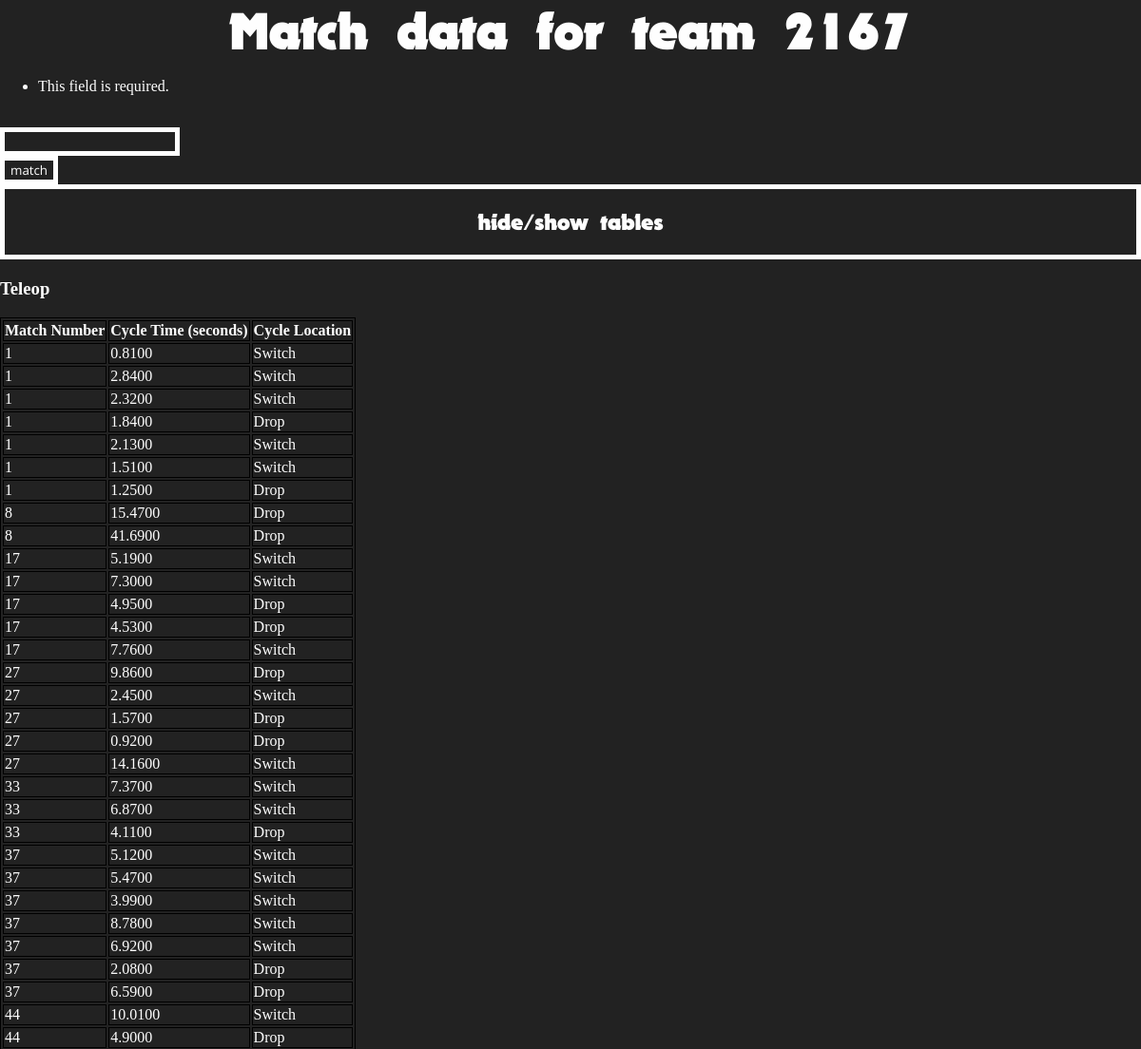
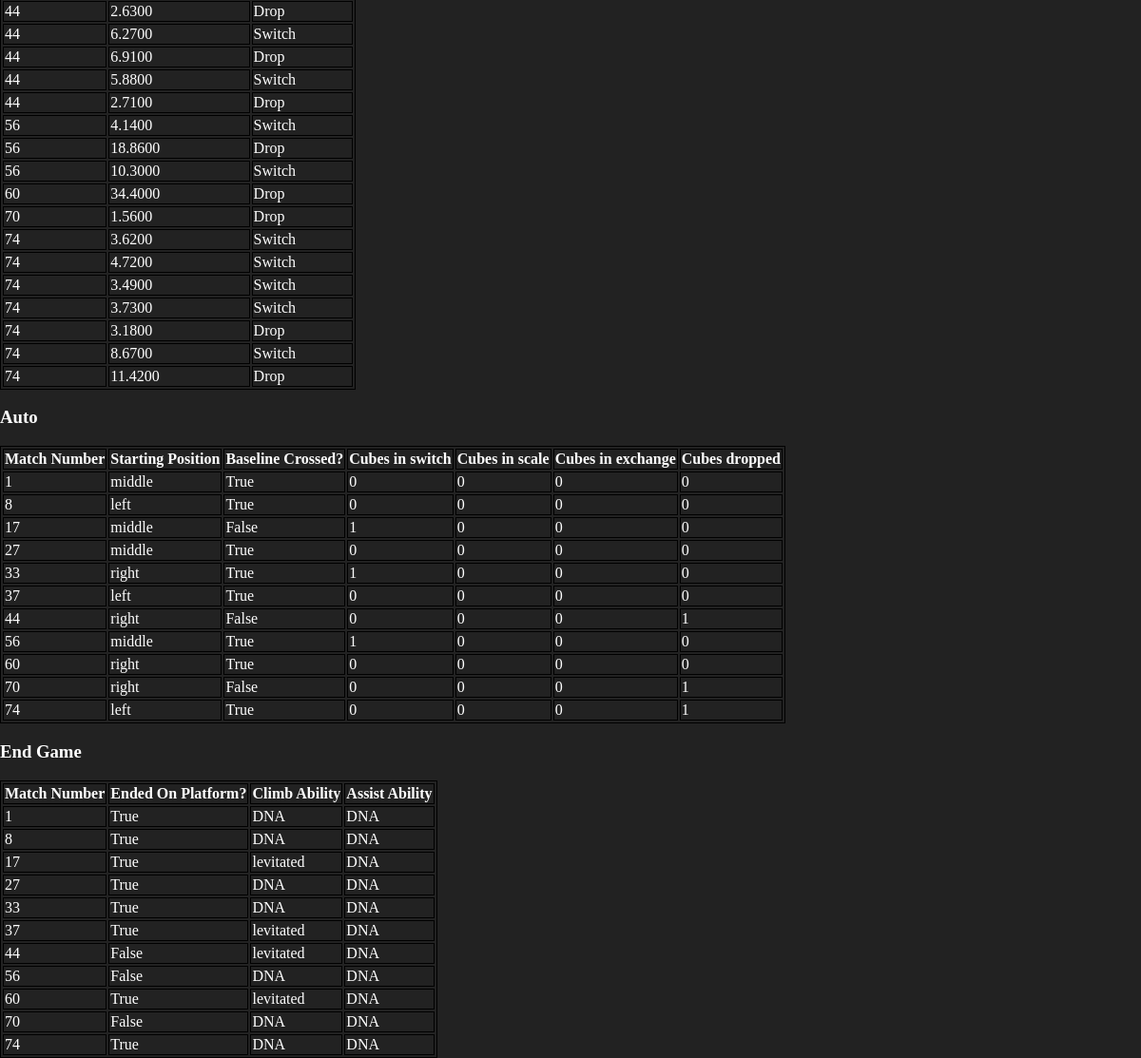
Screenshot of /scout/team/2167/ (signed in) with the database file from the repository (2 pictures, top to bottom).
### scoutapp2018/models.py (models this page shows, shortened)
class CycleTime(models.Model):
    time = models.DecimalField(max_digits=10, decimal_places=4)
    team = models.PositiveIntegerField()
    match = models.PositiveIntegerField()
    location = models.CharField(max_length = 35, default = 'none')

class Auto(models.Model):
    match = models.IntegerField()
    team = models.IntegerField()
    baseline_crossed = models.BooleanField(default = False)
    starting_position = models.CharField(max_length=10000, choices=AUTO_START_CHOICES)
    cubes_in_switch = models.IntegerField()
    cubes_in_scale = models.IntegerField()
    cubes_in_vault = models.IntegerField()
    cubes_dropped = models.IntegerField()

class EndGame(models.Model):
    match = models.IntegerField()
    team = models.IntegerField()
    on_platform = models.BooleanField()
    climb_success = models.CharField(max_length=1000, choices=CLIMB_SUCCESS)
    assist = models.CharField(max_length=1000, choices=ASSIST)

### scoutapp2018/views.py (the view)
# urls.py: url(r'^team/(?P<team_number>[0-9999]+)/$', views.team, name='team'),
@login_required
def team(request, team_number):
    cycle_times = CycleTime.objects.filter(team=team_number)
    autos = Auto.objects.filter(team=team_number)
    end_games = EndGame.objects.filter(team=team_number)
    tele_cubes_in_switch = len(CycleTime.objects.filter(team=team_number).filter(location="Switch"))
    tele_cubes_in_scale = len(CycleTime.objects.filter(team=team_number).filter(location="Scale"))
    tele_cubes_dropped = len(CycleTime.objects.filter(team=team_number).filter(location="Drop"))
    tele_cubes_in_exchange = len(CycleTime.objects.filter(team=team_number).filter(location="Exchange"))
    tele_cubes_in_opp_switch = len(CycleTime.objects.filter(team=team_number).filter(location="Opp-Switch"))
    switch_cycles = CycleTime.objects.filter(team=team_number).filter(location="Switch")
    scale_cycles = CycleTime.objects.filter(team=team_number).filter(location="Scale")
    exchange_cycles = CycleTime.objects.filter(team=team_number).filter(location="Exchange")
    switch_times = []
    scale_times = []
    exchange_times = []
    for cycle in switch_cycles:
        switch_times.append(cycle.time)
    for cycle in scale_cycles:
        scale_times.append(cycle.time)
    for cycle in exchange_cycles:
        exchange_times.append(cycle.time)
    avg_switch_time = 0
    avg_scale_time = 0
    avg_exchange_time = 0
    if tele_cubes_in_switch != 0:
        avg_switch_time = sum(switch_times)/tele_cubes_in_switch
    if tele_cubes_in_scale != 0:
        avg_scale_time = sum(scale_times)/tele_cubes_in_scale
    if tele_cubes_in_exchange != 0:
        avg_exchange_time = sum(exchange_times)/tele_cubes_in_exchange
    if request.method == 'POST':
        form = TeamMatchView(request.POST)
        if form.is_valid():
            match = form.cleaned_data['match_number']
            cycle_times = CycleTime.objects.filter(team=team_number).filter(match=match)
            autos = Auto.objects.filter(team=team_number).filter(match=match)
            end_games = EndGame.objects.filter(team=team_number).filter(match=match)
            tele_cubes_in_switch = len(CycleTime.objects.filter(team=team_number).filter(location="Switch").filter(match=match))
            tele_cubes_in_scale = len(CycleTime.objects.filter(team=team_number).filter(location="Scale").filter(match=match))
            tele_cubes_dropped = len(CycleTime.objects.filter(team=team_number).filter(location="Drop").filter(match=match))
            tele_cubes_in_exchange = len(CycleTime.objects.filter(team=team_number).filter(location="Exchange").filter(match=match))
    else:
        form = TeamMatchView(request.POST)
    climb_count = len(EndGame.objects.filter(team=team_number).filter(climb_success=u"succsessful"))
    assisted_count = len(EndGame.objects.filter(team=team_number).filter(climb_success=u"carried by another team"))
    levitate_count = len(EndGame.objects.filter(team=team_number).filter(climb_success=u"levitated"))
    fall_count = len(EndGame.objects.filter(team=team_number).filter(climb_success=u"fell"))
    no_attempt_count = len(EndGame.objects.filter(team=team_number).filter(climb_success=u"DNA"))
    on_platform = len(EndGame.objects.filter(team=team_number).filter(on_platform=True))
    not_on_platform = len(EndGame.objects.filter(team=team_number).filter(on_platform=False))
    data_for_charts = [tele_cubes_in_switch, tele_cubes_in_scale, tele_cubes_dropped, tele_cubes_in_exchange, avg_switch_time,
                       avg_scale_time, avg_exchange_time, climb_count, assisted_count, levitate_count, fall_count, no_attempt_count,
                       on_platform, not_on_platform, tele_cubes_in_opp_switch]
    context = {'times': cycle_times, 'autos' : autos, 'end_games' : end_games, 'chart_data' : data_for_charts, "form" : form, "team" : team_number}
    return render(request, "scoutapp2018/team.html", context)

### scoutapp2018/forms.py
class TeamMatchView(forms.Form):
    match_number = forms.IntegerField()

### scoutapp2018/templates/scoutapp2018/team.html (shortened to what this page needs)
<!DOCTYPE html>
<html>
  {% load static %}
  <head>
    <link rel="stylesheet" type="text/css" href="../../static/scoutapp2018/style.css">
  </head>
  <body>
    <h1>Match data for team {{times.0.team}}</h1>
    <form action="/scout/team/{{team}}/" method="post">
      {% for field in form.visible_fields %}
              {{ field.errors }}
              {{ field.help_text }}<br />
              {{field }}<br />
      {% endfor %}
    <input type="submit" value="match" />
    <a id="table-toggle" href="#">hide/show tables</a>
    <div id = "ugly-tables">
      <h3>Teleop</h3>
      <table>
        <tr>
          <th>Match Number</th>
          <th>Cycle Time (seconds)</th>
          <th>Cycle Location</th>
        </tr>
        {% for cycle in times %}
          <tr>
            <td>{{cycle.match}}</td>
            <td>{{cycle.time}}</td>
            <td>{{cycle.location}}</td>
          </tr>
        {% endfor %}
      </table>
      <h3>Auto</h3>
      <table>
        <tr>
          <th>Match Number</th>
          <th>Starting Position</th>
          <th>Baseline Crossed?</th>
          <th>Cubes in switch</th>
          <th>Cubes in scale</th>
          <th>Cubes in exchange</th>
          <th>Cubes dropped</th>
        </tr>
        {% for auto in autos %}
          <tr>
            <td>{{auto.match}}</td>
            <td>{{auto.starting_position}}</td>
            <td>{{auto.baseline_crossed}}</td>
            <td>{{auto.cubes_in_switch}}</td>
            <td>{{auto.cubes_in_scale}}</td>
            <td>{{auto.cubes_in_vault}}</td>
            <td>{{auto.cubes_dropped}}</td>
          </tr>
        {% endfor %}
        </table>
        <h3>End Game</h3>
        <table>
          <tr>
            <th>Match Number</th>
            <th>Ended On Platform?</th>
            <th>Climb Ability</th>
            <th>Assist Ability</th>
          </tr>
          {% for end_game in end_games %}
            <tr>
              <td>{{end_game.match}}</td>
              <td>{{end_game.on_platform}}</td>
              <td>{{end_game.climb_success}}</td>
              <td>{{end_game.assist}}</td>
            </tr>
          {% endfor %}
        </table>
    </div>
  </body>
</html>

### scoutapp2018/static/scoutapp2018/style.css (style rules this page uses)
table, th, td { border: 1px solid black; }
h1 { font-family: Nougat; margin: 0; text-align: center; font-size: 3.5em; }
body { background-color: #222222; margin: 0; height: 100vh; width: 100vw; }
* { color: #fefefe; }
a { width: 100%; text-decoration: none; display: block; text-align: center; padding: 20px; box-sizing: border-box; font-family: Nougat; font-size: 1.5em; border: 5px #fefefe solid; margin-bottom: 20px; transition: .2s; }
input { background-color: #222222; font-family: Open Sans; border: 5px #fefefe solid; transition: .2s; }

### rows the page displays
CycleTime: team "2167"
Auto: match "1", starting_position "middle", baseline_crossed "True", cubes_in_switch "0", cubes_in_scale "0", cubes_in_vault "0", cubes_dropped "0"
Auto: match "8", starting_position "left", baseline_crossed "True", cubes_in_switch "0", cubes_in_scale "0", cubes_in_vault "0", cubes_dropped "0"
Auto: match "17", starting_position "middle", baseline_crossed "False", cubes_in_switch "1", cubes_in_scale "0", cubes_in_vault "0", cubes_dropped "0"
Auto: match "27", starting_position "middle", baseline_crossed "True", cubes_in_switch "0", cubes_in_scale "0", cubes_in_vault "0", cubes_dropped "0"
Auto: match "33", starting_position "right", baseline_crossed "True", cubes_in_switch "1", cubes_in_scale "0", cubes_in_vault "0", cubes_dropped "0"
Auto: match "37", starting_position "left", baseline_crossed "True", cubes_in_switch "0", cubes_in_scale "0", cubes_in_vault "0", cubes_dropped "0"
Auto: match "44", starting_position "right", baseline_crossed "False", cubes_in_switch "0", cubes_in_scale "0", cubes_in_vault "0", cubes_dropped "1"
Auto: match "56", starting_position "middle", baseline_crossed "True", cubes_in_switch "1", cubes_in_scale "0", cubes_in_vault "0", cubes_dropped "0"
Auto: match "60", starting_position "right", baseline_crossed "True", cubes_in_switch "0", cubes_in_scale "0", cubes_in_vault "0", cubes_dropped "0"
Auto: match "70", starting_position "right", baseline_crossed "False", cubes_in_switch "0", cubes_in_scale "0", cubes_in_vault "0", cubes_dropped "1"
Auto: match "74", starting_position "left", baseline_crossed "True", cubes_in_switch "0", cubes_in_scale "0", cubes_in_vault "0", cubes_dropped "1"
EndGame: match "1", on_platform "True", climb_success "DNA", assist "DNA"
EndGame: match "8", on_platform "True", climb_success "DNA", assist "DNA"
EndGame: match "17", on_platform "True", climb_success "levitated", assist "DNA"
EndGame: match "27", on_platform "True", climb_success "DNA", assist "DNA"
EndGame: match "33", on_platform "True", climb_success "DNA", assist "DNA"
EndGame: match "37", on_platform "True", climb_success "levitated", assist "DNA"
EndGame: match "44", on_platform "False", climb_success "levitated", assist "DNA"
EndGame: match "56", on_platform "False", climb_success "DNA", assist "DNA"
EndGame: match "60", on_platform "True", climb_success "levitated", assist "DNA"
EndGame: match "70", on_platform "False", climb_success "DNA", assist "DNA"
EndGame: match "74", on_platform "True", climb_success "DNA", assist "DNA"

### other values shown
{{ field.errors }} "This field is required."
